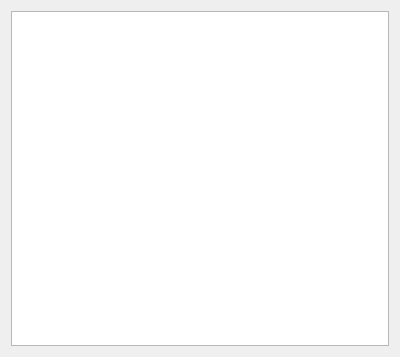
<?xml version="1.0" encoding="UTF-8"?>
<ui version="4.0">
 <class>DialogAisInfo</class>
 <widget class="QDialog" name="DialogAisInfo">
  <property name="geometry">
   <rect>
    <x>0</x>
    <y>0</y>
    <width>400</width>
    <height>357</height>
   </rect>
  </property>
  <property name="windowTitle">
   <string>Thông tin AIS</string>
  </property>
  <layout class="QGridLayout" name="gridLayout">
   <item row="0" column="0">
    <widget class="QTextBrowser" name="textBrowser"/>
   </item>
  </layout>
 </widget>
 <resources/>
 <connections/>
</ui>
